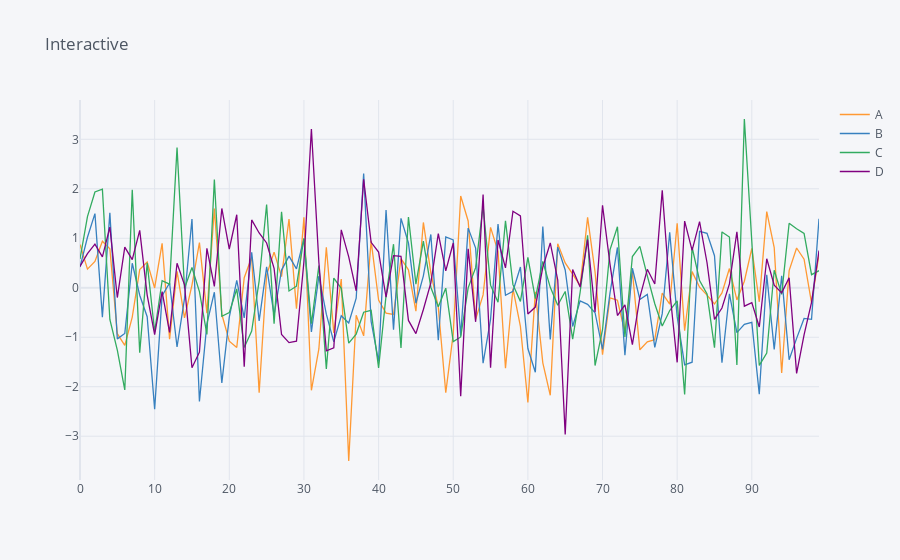

Notebook code cell kept with this figure:
### Code cell
df.iplot(title='Interactive')
